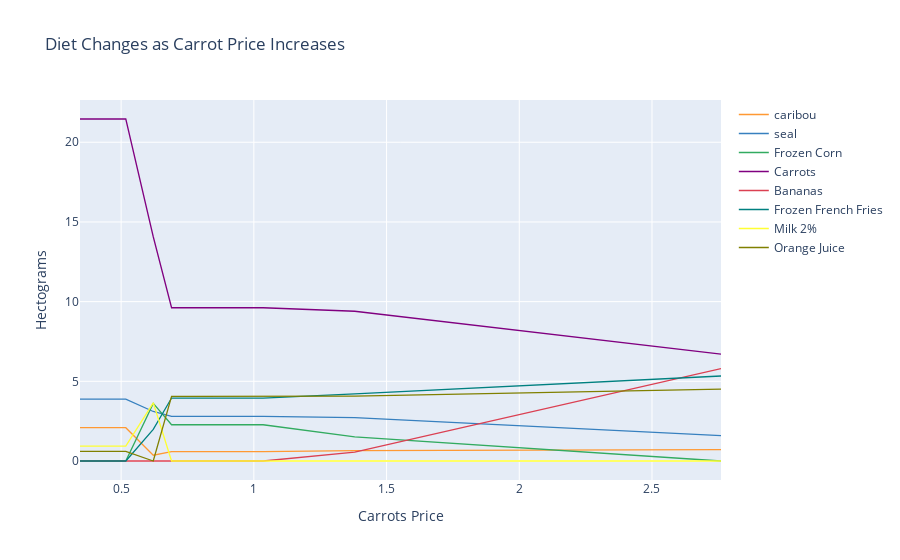

Notebook code cell kept with this figure:
### Code cell
cf.go_offline()

ReferenceGood = 'Carrots'

scale = [0.5,0.75,0.9,1.,1.1,1.2,1.3,1.4,1.5,2,4]

cost0 = solve_subsistence_problem(FoodNutrients_2,Prices_2,diet_min[group],diet_max[group],tol=tol).fun

my_p = Prices_2.copy()

diet = {}
for s in scale:

    my_p[ReferenceGood] = Prices_2[ReferenceGood]*s
    result = solve_subsistence_problem(FoodNutrients_2,my_p,diet_min[group],diet_max[group],tol=tol)
    diet[my_p[ReferenceGood]] = result.diet

Diet_response = pd.DataFrame(diet).T
Diet_response.index.name = '%s Price' % ReferenceGood

Diet_response.reset_index(inplace=True)

# Get rid of units for index (cufflinks chokes)
Diet_response['%s Price' % ReferenceGood] = Diet_response['%s Price' % ReferenceGood].apply(lambda x: x.magnitude)

Diet_response = Diet_response.set_index('%s Price' % ReferenceGood)

# Just look at goods consumed in quantities greater than error tolerance
Diet_response.loc[:,(Diet_response>tol).sum()>0].iplot(layout={
    'title': 'Diet Changes as Carrot Price Increases',  
    'xaxis': {
        'title': f'{ReferenceGood} Price'  
    },
    'yaxis': {
        'title': 'Hectograms' 
    }
})

### Figure 1 — Plotly figure (JSON) as saved in the notebook; plotly's stock layout.template omitted (floating-point values rounded to 4 significant figures)
{"data": [{"line": {"color": "rgba(255, 153, 51, 1.0)", "dash": "solid", "shape": "linear", "width": 1.3}, "mode": "lines", "name": "caribou", "text": "", "type": "scatter", "x": [0.345, 0.5175, 0.621, 0.69, 0.759, 0.828, 0.897, 0.966, 1.035, 1.38, 2.76], "y": [2.092, 2.092, 0.3642, 0.5823, 0.5823, 0.5823, 0.5823, 0.5823, 0.5823, 0.6484, 0.7195]}, {"line": {"color": "rgba(55, 128, 191, 1.0)", "dash": "solid", "shape": "linear", "width": 1.3}, "mode": "lines", "name": "seal", "text": "", "type": "scatter", "x": [0.345, 0.5175, 0.621, 0.69, 0.759, 0.828, 0.897, 0.966, 1.035, 1.38, 2.76], "y": [3.882, 3.882, 3.106, 2.802, 2.802, 2.802, 2.802, 2.802, 2.802, 2.726, 1.592]}, {"line": {"color": "rgba(50, 171, 96, 1.0)", "dash": "solid", "shape": "linear", "width": 1.3}, "mode": "lines", "name": "Frozen Corn", "text": "", "type": "scatter", "x": [0.345, 0.5175, 0.621, 0.69, 0.759, 0.828, 0.897, 0.966, 1.035, 1.38, 2.76], "y": [0, 0, 3.616, 2.275, 2.275, 2.275, 2.275, 2.275, 2.275, 1.514, 0]}, {"line": {"color": "rgba(128, 0, 128, 1.0)", "dash": "solid", "shape": "linear", "width": 1.3}, "mode": "lines", "name": "Carrots", "text": "", "type": "scatter", "x": [0.345, 0.5175, 0.621, 0.69, 0.759, 0.828, 0.897, 0.966, 1.035, 1.38, 2.76], "y": [21.46, 21.46, 14.07, 9.617, 9.617, 9.617, 9.617, 9.617, 9.617, 9.397, 6.707]}, {"line": {"color": "rgba(219, 64, 82, 1.0)", "dash": "solid", "shape": "linear", "width": 1.3}, "mode": "lines", "name": "Bananas", "text": "", "type": "scatter", "x": [0.345, 0.5175, 0.621, 0.69, 0.759, 0.828, 0.897, 0.966, 1.035, 1.38, 2.76], "y": [0, 0, 0, 0, 0, 0, 0, 0, 0, 0.5515, 5.8]}, {"line": {"color": "rgba(0, 128, 128, 1.0)", "dash": "solid", "shape": "linear", "width": 1.3}, "mode": "lines", "name": "Frozen French Fries", "text": "", "type": "scatter", "x": [0.345, 0.5175, 0.621, 0.69, 0.759, 0.828, 0.897, 0.966, 1.035, 1.38, 2.76], "y": [0, 0, 1.987, 3.951, 3.951, 3.951, 3.951, 3.951, 3.951, 4.212, 5.333]}, {"line": {"color": "rgba(255, 255, 51, 1.0)", "dash": "solid", "shape": "linear", "width": 1.3}, "mode": "lines", "name": "Milk 2%", "text": "", "type": "scatter", "x": [0.345, 0.5175, 0.621, 0.69, 0.759, 0.828, 0.897, 0.966, 1.035, 1.38, 2.76], "y": [0.939, 0.939, 3.653, 0, 0, 0, 0, 0, 0, 0, 0]}, {"line": {"color": "rgba(128, 128, 0, 1.0)", "dash": "solid", "shape": "linear", "width": 1.3}, "mode": "lines", "name": "Orange Juice", "text": "", "type": "scatter", "x": [0.345, 0.5175, 0.621, 0.69, 0.759, 0.828, 0.897, 0.966, 1.035, 1.38, 2.76], "y": [0.601, 0.601, 0, 4.052, 4.052, 4.052, 4.052, 4.052, 4.052, 4.073, 4.516]}], "layout": {"title": {"text": "Diet Changes as Carrot Price Increases"}, "xaxis": {"title": {"text": "Carrots Price"}}, "yaxis": {"title": {"text": "Hectograms"}}}}
